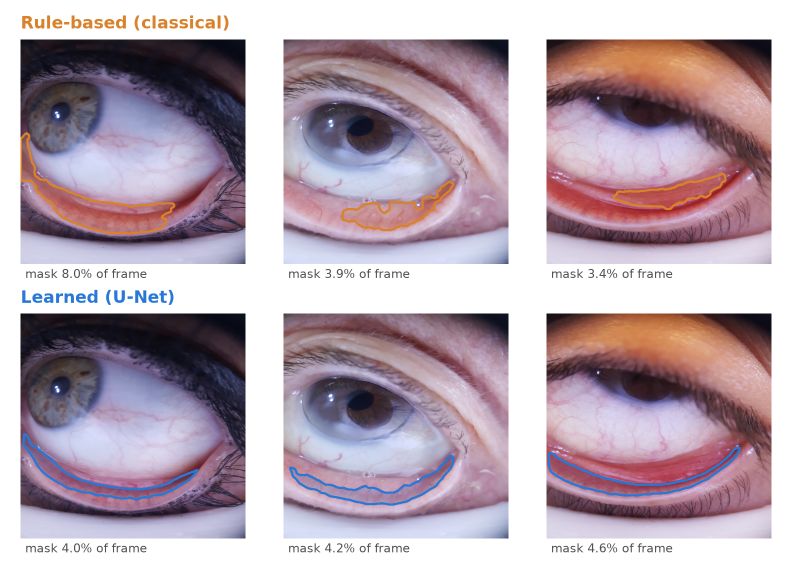
#> input picture reports/figures/extractor_comparison.png, 1584 x 1122 px (shown at 1/2 size); its folder holds only this picture in this run
$ python manual_annotation_gui.py --images ../../../reports/figures --output out.png
#> lines starting #> are read from the running program, lines starting #| are printed output that depends on the picture; after the words box and inside, x2 and y2 are one past the last pixel; in counts of white or black regions, pixels touching at a corner belong together
#!/usr/bin/env python3
"""Manual conjunctiva-mask annotation. New masks start BLANK; no model is loaded."""
from __future__ import annotations
import argparse, csv, time
from pathlib import Path
import cv2
import numpy as np

EXTS = {".jpg", ".jpeg", ".png", ".bmp", ".tif", ".tiff"}
WINDOW = "Manual conjunctiva annotation"

def load_manifest(path):
    if not path.exists():
        return {}
    with path.open("r", newline="", encoding="utf-8-sig") as f:
        return {r["image_id"]: r for r in csv.DictReader(f)}

def save_manifest(path, records):
    fields = ["image_id", "image_file", "mask_file", "status",
              "verified_by", "verified_at", "notes"]
    tmp = path.with_suffix(".tmp")
    with tmp.open("w", newline="", encoding="utf-8") as f:
        w = csv.DictWriter(f, fieldnames=fields)
        w.writeheader()
        for key in sorted(records):
            w.writerow({k: records[key].get(k, "") for k in fields})
    tmp.replace(path)

def fit_geometry(image, max_w, max_h):
    h, w = image.shape[:2]
    scale = min(max_w / w, max_h / h, 1.0)
    dw, dh = max(1, round(w * scale)), max(1, round(h * scale))
    return scale, (max_w-dw)//2, (max_h-dh)//2, dw, dh

# [7 lines left out: function display_to_image, not called in this run]

class Annotator:
    def __init__(self, images_dir, output_dir, reviewer, brush):
        self.images_dir, self.output_dir = images_dir, output_dir
        self.draft_dir = output_dir / "masks" / "drafts"
        self.verified_dir = output_dir / "masks" / "verified"
        self.draft_dir.mkdir(parents=True, exist_ok=True)
        self.verified_dir.mkdir(parents=True, exist_ok=True)
        self.manifest_path = output_dir / "reports" / "annotation_manifest.csv"
        self.manifest_path.parent.mkdir(parents=True, exist_ok=True)
        self.records = load_manifest(self.manifest_path)
        self.reviewer, self.brush = reviewer, max(1, brush)
        self.files = sorted(p for p in images_dir.iterdir()
                            if p.is_file() and p.suffix.lower() in EXTS)
        if not self.files:
            raise RuntimeError(f"No images found in {images_dir}")
        self.index = 0
        self.width, self.height = 1200, 850
        self.overlay, self.dirty = True, False
        self.drawing, self.erase, self.last = False, False, None
        self.load_image()

    def load_image(self):
        self.path = self.files[self.index]
        self.image = cv2.imread(str(self.path), cv2.IMREAD_COLOR)
#> self.image is the input picture: shape (1122, 1584, 3); mean B, G, R 175.1, 163.8, 180.8
        if self.image is None:
            raise RuntimeError(f"Cannot read {self.path}")
        h, w = self.image.shape[:2]
#> h = 1122; w = 1584
        record = self.records.get(self.path.stem, {})
        recorded_mask = record.get("mask_file", "")
        self.mask_path = self.output_dir / recorded_mask if recorded_mask else self.draft_dir / f"{self.path.stem}.png"
        if self.mask_path.exists():
            old = cv2.imread(str(self.mask_path), cv2.IMREAD_GRAYSCALE)
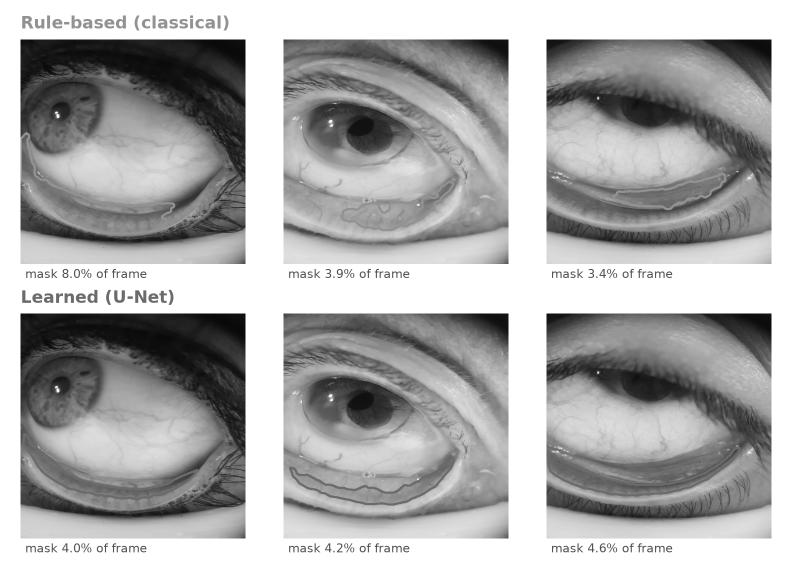
#> old: shape (1122, 1584) (shown at 1/2 size); min 8, max 255, mean 169.8
            if old is None or old.shape != (h, w):
                raise RuntimeError(f"Existing mask dimensions invalid: {self.mask_path}")
            self.mask = np.where(old > 127, 255, 0).astype(np.uint8)
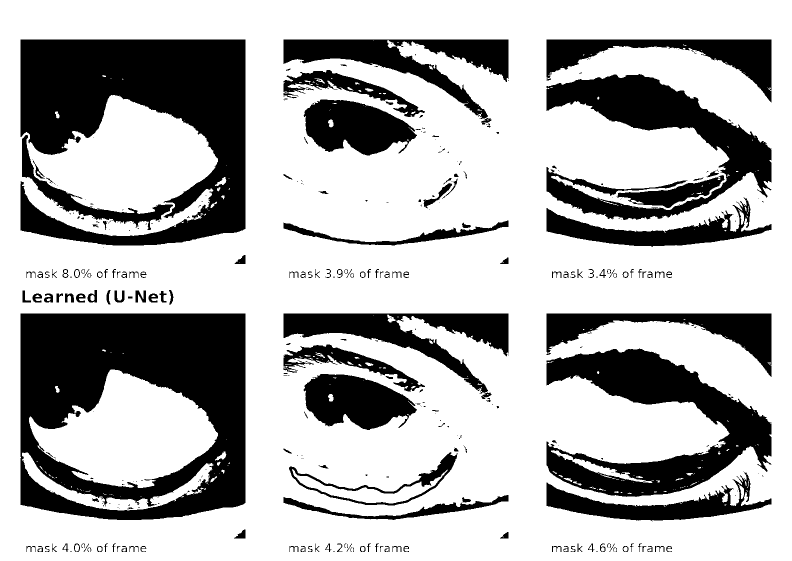
#> self.mask: shape (1122, 1584) (shown at 1/2 size); 70.4% white; 383 black regions (209 under 20 px), largest, box (x1, y1, x2, y2) and area: (41, 627, 491, 1040) 119145, (41, 79, 491, 491) 107088, (1093, 697, 1543, 994) 55277
        else:
            # Crucial: start from an empty mask, never an old model prediction.
            self.mask = np.zeros((h, w), dtype=np.uint8)
        self.geom = fit_geometry(self.image, self.width, self.height-90)
#> self.geom = (0.677, 63, 0, 1073, 760)
        self.dirty, self.last = False, None
        iid = self.path.stem
        if iid not in self.records:
            self.records[iid] = dict(image_id=iid, image_file=self.path.name,
                mask_file=f"masks/drafts/{self.path.stem}.png", status="pending",
                verified_by="", verified_at="", notes="")
            save_manifest(self.manifest_path, self.records)

    # [39 lines left out: functions mouse, save, next, not called in this run]

    def render(self):
        canvas = np.zeros((self.height, self.width, 3), np.uint8)
        scale, ox, oy, dw, dh = self.geom
#> scale = 0.677; ox = 63; oy = 0; dw = 1073; dh = 760
        shown = cv2.resize(self.image, (dw, dh), interpolation=cv2.INTER_AREA)
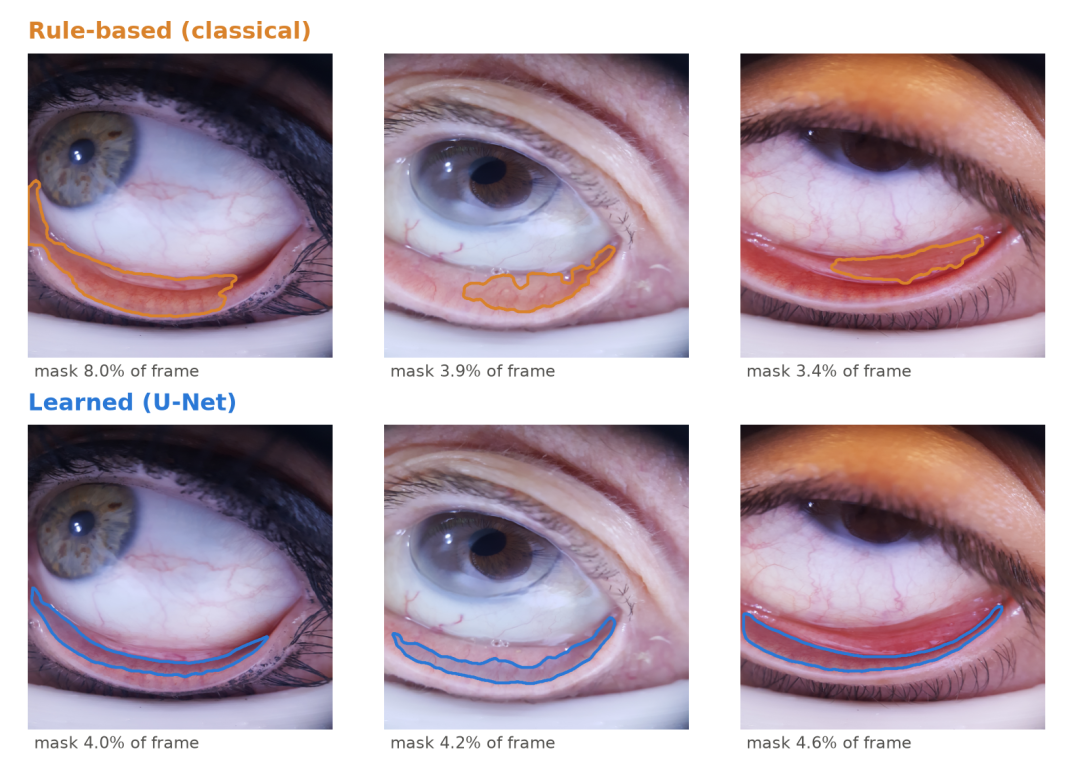
#> shown: shape (760, 1073, 3); mean B, G, R 175.1, 163.8, 180.8
        if self.overlay:
            m = cv2.resize(self.mask, (dw, dh), interpolation=cv2.INTER_NEAREST) > 0
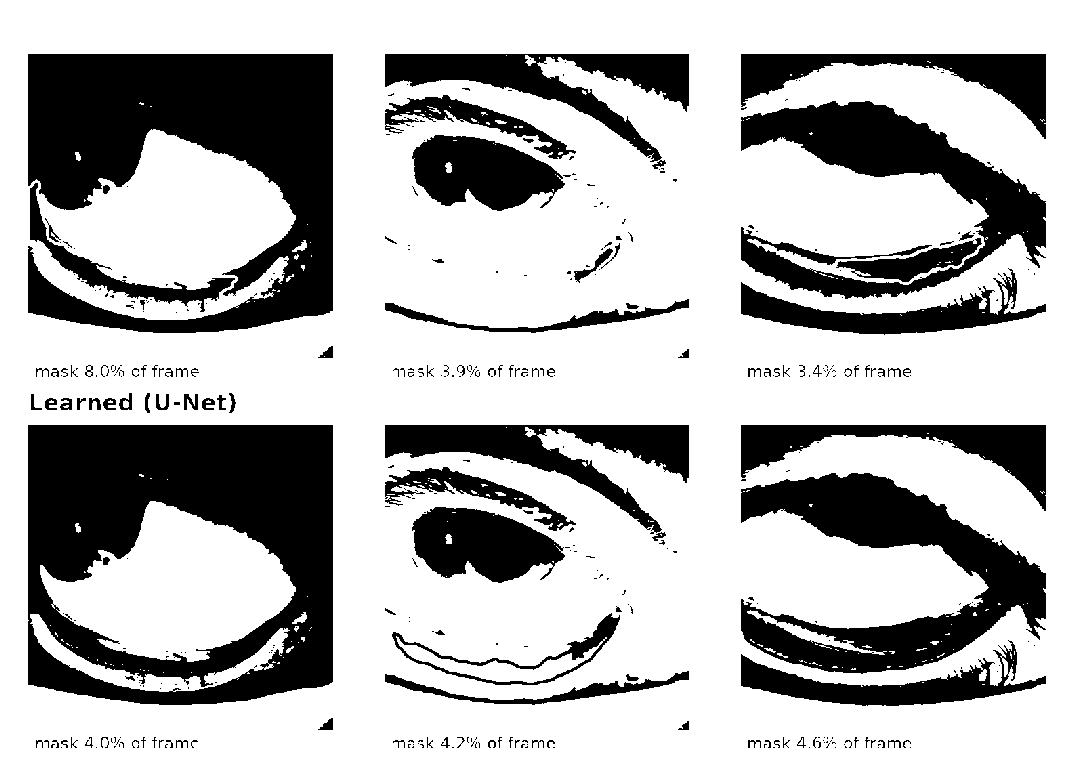
#> m: shape (760, 1073) bool; 70.4% white; 396 black regions (287 under 20 px), largest, box (x1, y1, x2, y2) and area: (28, 425, 333, 705) 54786, (28, 54, 333, 333) 49134, (741, 473, 1046, 674) 25378
            shown[m] = (0.55*shown[m] + 0.45*np.array([0, 0, 255])).astype(np.uint8)
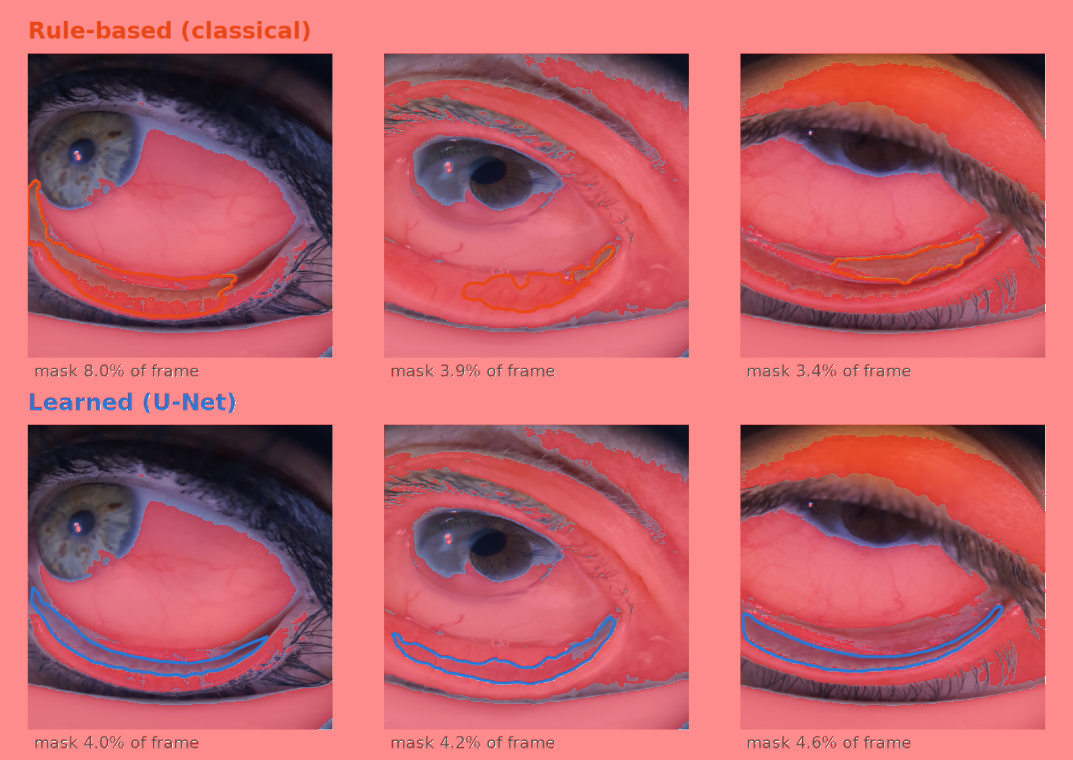
#> shown: shape (760, 1073, 3); mean B, G, R 107, 98.7, 192.4
        canvas[oy:oy+dh, ox:ox+dw] = shown
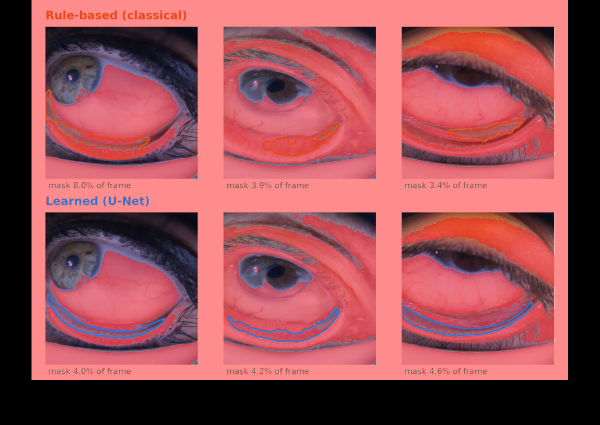
#> canvas: shape (850, 1200, 3) (shown at 1/2 size); mean B, G, R 85.5, 78.9, 153.8
        row = self.records[self.path.stem]
        verified = sum(r.get("status") == "verified" for r in self.records.values())
        cv2.rectangle(canvas, (0, self.height-90), (self.width, self.height), (25,25,25), -1)
#> canvas: shape (850, 1200, 3); 10.59% of pixels changed, all inside (x1, y1, x2, y2) = (0, 760, 1200, 850)
        title = (f"{self.index+1}/{len(self.files)} {self.path.name} | "
                 f"{row.get('status','pending')} | Verified {verified}/{len(self.files)} | "
                 f"Brush radius {self.brush}")
        cv2.putText(canvas, title[:140], (12,self.height-58),
                    cv2.FONT_HERSHEY_SIMPLEX, .6, (255,255,255), 1, cv2.LINE_AA)
        helptext = "Left draw | Right erase | [ ] brush | O overlay | C clear | S draft+next | V verify+next | P prev | N next | Q quit"
        cv2.putText(canvas, helptext, (12,self.height-23),
                    cv2.FONT_HERSHEY_SIMPLEX, .46, (180,220,255), 1, cv2.LINE_AA)
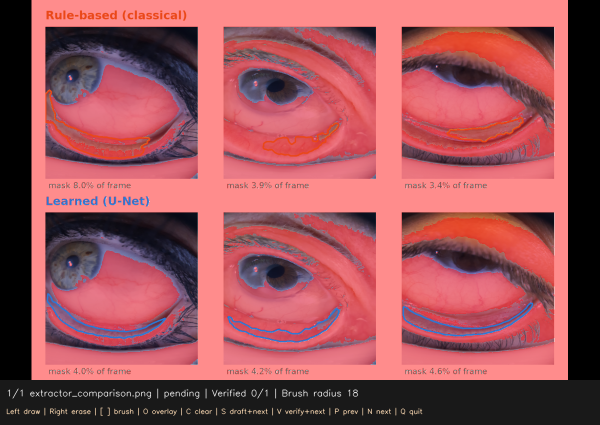
#> canvas: shape (850, 1200, 3) (shown at 1/2 size); mean B, G, R 88.9, 82.3, 157.3
        if self.dirty:
            cv2.putText(canvas, "UNSAVED", (self.width-170, 30),
                        cv2.FONT_HERSHEY_SIMPLEX, .7, (0,0,255), 2)
        return canvas

    def run(self):
        cv2.namedWindow(WINDOW, cv2.WINDOW_NORMAL)
        cv2.resizeWindow(WINDOW, self.width, self.height)
        cv2.setMouseCallback(WINDOW, self.mouse)
        print("L-draw, R-erase, S-save draft, V-verify, P/N-navigate, Q-quit")
        while True:
            cv2.imshow(WINDOW, self.render())
            k = cv2.waitKey(20) & 0xff
#> (key q is pressed here)
            if k in (ord("q"), 27):
                break
            elif k == ord("o"):
                self.overlay = not self.overlay
            elif k == ord("["):
                self.brush = max(1, self.brush-2)
            elif k == ord("]"):
                self.brush = min(200, self.brush+2)
            elif k == ord("c"):
                self.mask[:] = 0
                self.dirty = True
            elif k == ord("s"):
                self.save(False); self.next(1)
            elif k == ord("v"):
                if np.count_nonzero(self.mask) == 0:
                    print("Cannot verify an empty mask.")
                else:
                    self.save(True); self.next(1)
            elif k == ord("n"):
                self.next(1)
            elif k == ord("p"):
                self.next(-1)
        cv2.destroyAllWindows()
        print(f"Manifest: {self.manifest_path}")

def main():
    p = argparse.ArgumentParser()
    p.add_argument("--images", type=Path, required=True)
    p.add_argument("--output", type=Path, required=True)
    p.add_argument("--reviewer", default="self")
    p.add_argument("--brush-size", type=int, default=18)
    a = p.parse_args()
    if not a.images.is_dir():
        p.error(f"Images folder not found: {a.images}")
    a.output.mkdir(parents=True, exist_ok=True)
    Annotator(a.images, a.output, a.reviewer, a.brush_size).run()

if __name__ == "__main__":
    main()
